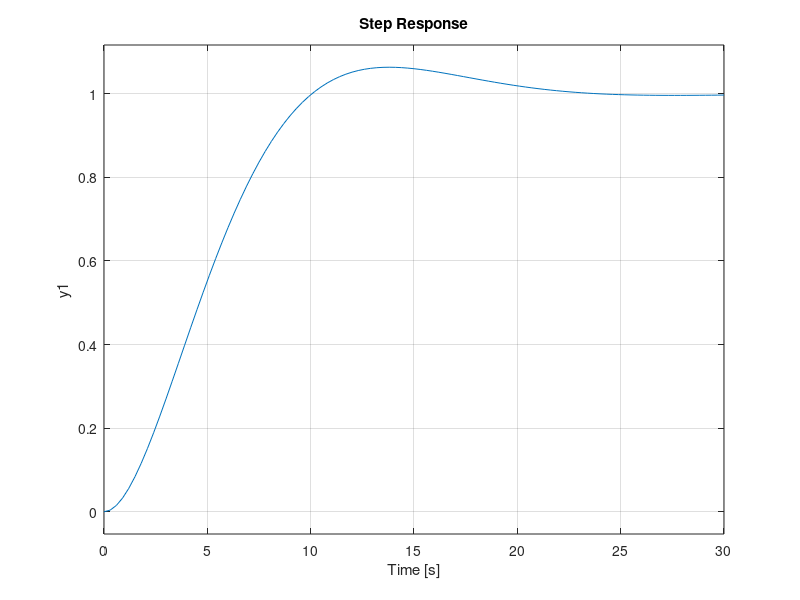
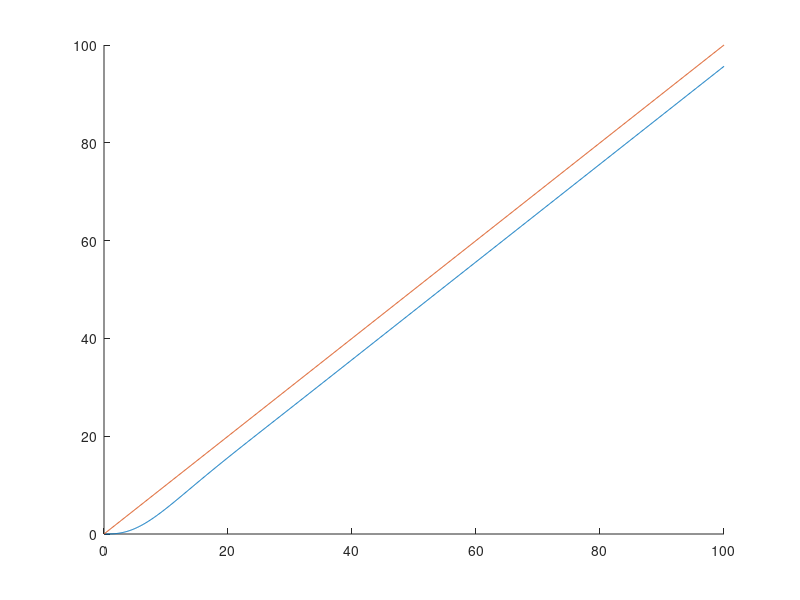

Here is the MATLAB script that generated these plots, in order:
Hf=tf([2],[1 1 0]);
tr=20;
G=0.1;
tita=abs(log(G))/(sqrt(abs(log(G))+(pi^2)));
wn=4/(tr*tita);
cv=wn/(2*tita);
Estv=1/cv;
dwb=wn*sqrt(1-2*(tita^2)+sqrt(2-4*(tita^2)+(4*tita^4)))

H0=tf([wn^2],[1 2*tita*wn wn^2]);
step(H0)
figure
t=0:0.1:100;
Gf=lsim(H0,t,t);
hold on
plot(t,Gf);
plot(t,t);
hold off
Hr=1/Hf*(H0/(1-H0));
Hrs=zpk(minreal(Hr))